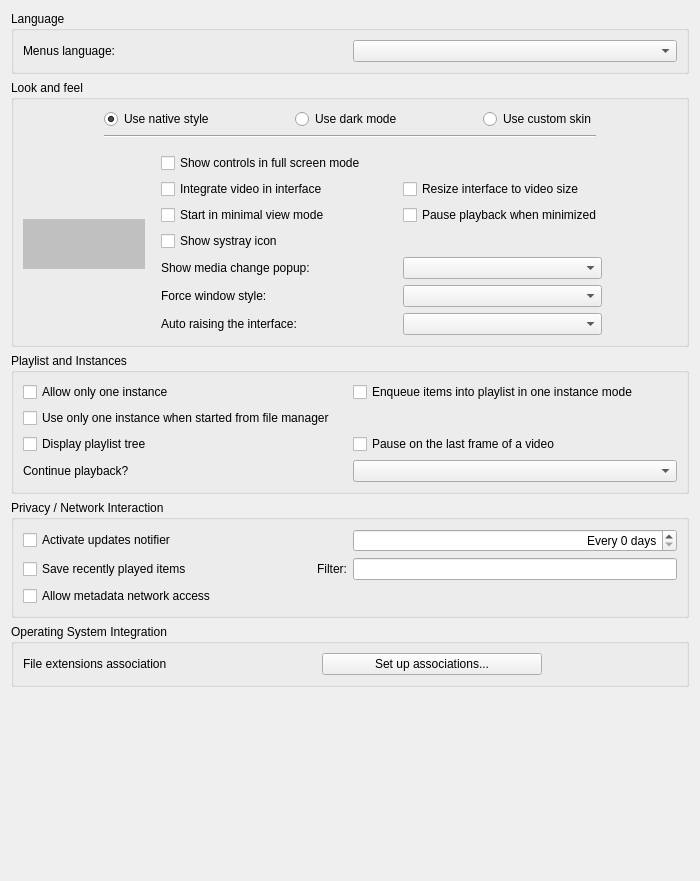
<?xml version="1.0" encoding="UTF-8"?>
<ui version="4.0">
 <author>Jean-Baptiste Kempf</author>
 <class>SPrefsInterface</class>
 <widget class="QWidget" name="SPrefsInterface">
  <property name="geometry">
   <rect>
    <x>0</x>
    <y>0</y>
    <width>700</width>
    <height>881</height>
   </rect>
  </property>
  <property name="sizePolicy">
   <sizepolicy hsizetype="Preferred" vsizetype="Minimum">
    <horstretch>0</horstretch>
    <verstretch>0</verstretch>
   </sizepolicy>
  </property>
  <property name="windowTitle">
   <string>Form</string>
  </property>
  <layout class="QVBoxLayout" name="verticalLayout">
   <item>
    <widget class="QGroupBox" name="langBox">
     <property name="title">
      <string>Language</string>
     </property>
     <layout class="QHBoxLayout" name="horizontalLayout">
      <item>
       <widget class="QLabel" name="label">
        <property name="text">
         <string>Menus language:</string>
        </property>
        <property name="buddy">
         <cstring>langCombo</cstring>
        </property>
       </widget>
      </item>
      <item>
       <widget class="QComboBox" name="langCombo"/>
      </item>
     </layout>
    </widget>
   </item>
   <item>
    <widget class="QGroupBox" name="LooknfeelBox">
     <property name="title">
      <string>Look and feel</string>
     </property>
     <layout class="QGridLayout" name="gridLayout">
      <property name="bottomMargin">
       <number>0</number>
      </property>
      <item row="0" column="8">
       <spacer name="horizontalSpacer">
        <property name="orientation">
         <enum>Qt::Orientation::Horizontal</enum>
        </property>
        <property name="sizeHint" stdset="0">
         <size>
          <width>40</width>
          <height>20</height>
         </size>
        </property>
       </spacer>
      </item>
      <item row="0" column="4">
       <widget class="QRadioButton" name="qtdark">
        <property name="toolTip">
         <string>This is VLC's dark mode, with a native look and feel.</string>
        </property>
        <property name="text">
         <string>Use dark mode</string>
        </property>
       </widget>
      </item>
      <item row="0" column="2">
       <widget class="QRadioButton" name="qt">
        <property name="toolTip">
         <string>This is VLC's default interface, with a native look and feel.</string>
        </property>
        <property name="text">
         <string>Use native style</string>
        </property>
        <property name="checked">
         <bool>true</bool>
        </property>
       </widget>
      </item>
      <item row="0" column="1">
       <spacer name="horizontalSpacer_4">
        <property name="orientation">
         <enum>Qt::Orientation::Horizontal</enum>
        </property>
        <property name="sizeHint" stdset="0">
         <size>
          <width>40</width>
          <height>20</height>
         </size>
        </property>
       </spacer>
      </item>
      <item row="0" column="3">
       <spacer name="horizontalSpacer_2">
        <property name="orientation">
         <enum>Qt::Orientation::Horizontal</enum>
        </property>
        <property name="sizeHint" stdset="0">
         <size>
          <width>40</width>
          <height>20</height>
         </size>
        </property>
       </spacer>
      </item>
      <item row="0" column="6">
       <widget class="QRadioButton" name="skins">
        <property name="text">
         <string>Use custom skin</string>
        </property>
       </widget>
      </item>
      <item row="2" column="0" rowspan="6" colspan="9">
       <widget class="QStackedWidget" name="styleStackedWidget">
        <property name="currentIndex">
         <number>0</number>
        </property>
        <widget class="QWidget" name="nativePage">
         <layout class="QHBoxLayout" name="horizontalLayout_4">
          <property name="leftMargin">
           <number>0</number>
          </property>
          <property name="rightMargin">
           <number>0</number>
          </property>
          <item>
           <widget class="InterfacePreviewWidget" name="mainPreview">
            <property name="sizePolicy">
             <sizepolicy hsizetype="Maximum" vsizetype="Maximum">
              <horstretch>0</horstretch>
              <verstretch>0</verstretch>
             </sizepolicy>
            </property>
            <property name="minimumSize">
             <size>
              <width>122</width>
              <height>50</height>
             </size>
            </property>
            <property name="styleSheet">
             <string notr="true">background-color: rgb(192, 192, 192);</string>
            </property>
            <property name="alignment">
             <set>Qt::AlignmentFlag::AlignHCenter|Qt::AlignmentFlag::AlignTop</set>
            </property>
           </widget>
          </item>
          <item>
           <widget class="QWidget" name="native_zone" native="true">
            <property name="sizePolicy">
             <sizepolicy hsizetype="Preferred" vsizetype="Preferred">
              <horstretch>10</horstretch>
              <verstretch>0</verstretch>
             </sizepolicy>
            </property>
            <layout class="QGridLayout">
             <property name="leftMargin">
              <number>10</number>
             </property>
             <property name="topMargin">
              <number>0</number>
             </property>
             <property name="bottomMargin">
              <number>0</number>
             </property>
             <item row="1" column="2" colspan="2">
              <widget class="QCheckBox" name="resizingBox">
               <property name="text">
                <string>Resize interface to video size</string>
               </property>
              </widget>
             </item>
             <item row="5" column="2" colspan="2">
              <widget class="QComboBox" name="notificationCombo"/>
             </item>
             <item row="9" column="2" colspan="2">
              <widget class="QComboBox" name="stylesCombo"/>
             </item>
             <item row="0" column="0" colspan="5">
              <widget class="QCheckBox" name="fsController">
               <property name="text">
                <string>Show controls in full screen mode</string>
               </property>
              </widget>
             </item>
             <item row="3" column="2" colspan="2">
              <widget class="QCheckBox" name="pauseMinimizedBox">
               <property name="text">
                <string>Pause playback when minimized</string>
               </property>
              </widget>
             </item>
             <item row="5" column="0">
              <widget class="QLabel" name="notificationComboLabel">
               <property name="text">
                <string>Show media change popup:</string>
               </property>
               <property name="buddy">
                <cstring>notificationCombo</cstring>
               </property>
              </widget>
             </item>
             <item row="3" column="0">
              <widget class="QCheckBox" name="minimalviewBox">
               <property name="text">
                <string>Start in minimal view mode</string>
               </property>
              </widget>
             </item>
             <item row="9" column="0">
              <widget class="QLabel" name="stylesLabel">
               <property name="sizePolicy">
                <sizepolicy hsizetype="Maximum" vsizetype="Preferred">
                 <horstretch>0</horstretch>
                 <verstretch>0</verstretch>
                </sizepolicy>
               </property>
               <property name="text">
                <string>Force window style:</string>
               </property>
               <property name="buddy">
                <cstring>stylesCombo</cstring>
               </property>
              </widget>
             </item>
             <item row="1" column="0">
              <widget class="QCheckBox" name="embedVideo">
               <property name="text">
                <string>Integrate video in interface</string>
               </property>
              </widget>
             </item>
             <item row="1" column="1">
              <spacer name="horizontalSpacer_3">
               <property name="orientation">
                <enum>Qt::Orientation::Horizontal</enum>
               </property>
               <property name="sizeHint" stdset="0">
                <size>
                 <width>40</width>
                 <height>20</height>
                </size>
               </property>
              </spacer>
             </item>
             <item row="1" column="4">
              <spacer name="horizontalSpacer_7">
               <property name="orientation">
                <enum>Qt::Orientation::Horizontal</enum>
               </property>
               <property name="sizeHint" stdset="0">
                <size>
                 <width>20</width>
                 <height>20</height>
                </size>
               </property>
              </spacer>
             </item>
             <item row="4" column="0" colspan="2">
              <widget class="QCheckBox" name="systrayBox">
               <property name="text">
                <string>Show systray icon</string>
               </property>
              </widget>
             </item>
             <item row="11" column="0">
              <widget class="QLabel" name="autoRaiseLabel">
               <property name="text">
                <string>Auto raising the interface:</string>
               </property>
               <property name="buddy">
                <cstring>autoRaiseComboBox</cstring>
               </property>
              </widget>
             </item>
             <item row="11" column="2" colspan="2">
              <widget class="QComboBox" name="autoRaiseComboBox"/>
             </item>
            </layout>
           </widget>
          </item>
         </layout>
        </widget>
        <widget class="QWidget" name="skinsPage">
         <layout class="QHBoxLayout" name="horizontalLayout_5">
          <property name="leftMargin">
           <number>0</number>
          </property>
          <property name="rightMargin">
           <number>0</number>
          </property>
          <item>
           <widget class="InterfacePreviewWidget" name="skinsPreview">
            <property name="sizePolicy">
             <sizepolicy hsizetype="Maximum" vsizetype="Maximum">
              <horstretch>0</horstretch>
              <verstretch>0</verstretch>
             </sizepolicy>
            </property>
            <property name="minimumSize">
             <size>
              <width>122</width>
              <height>50</height>
             </size>
            </property>
            <property name="styleSheet">
             <string notr="true">background-color: rgb(192, 192, 192);</string>
            </property>
            <property name="alignment">
             <set>Qt::AlignmentFlag::AlignCenter</set>
            </property>
           </widget>
          </item>
          <item>
           <widget class="QWidget" name="skins_zone" native="true">
            <property name="enabled">
             <bool>true</bool>
            </property>
            <property name="sizePolicy">
             <sizepolicy hsizetype="Preferred" vsizetype="Preferred">
              <horstretch>0</horstretch>
              <verstretch>0</verstretch>
             </sizepolicy>
            </property>
            <layout class="QGridLayout" name="gridLayout_7">
             <property name="leftMargin">
              <number>0</number>
             </property>
             <property name="topMargin">
              <number>0</number>
             </property>
             <property name="rightMargin">
              <number>0</number>
             </property>
             <property name="bottomMargin">
              <number>0</number>
             </property>
             <item row="1" column="1">
              <widget class="QLabel" name="skinFileLabel">
               <property name="text">
                <string>Skin resource file:</string>
               </property>
               <property name="alignment">
                <set>Qt::AlignmentFlag::AlignRight|Qt::AlignmentFlag::AlignTrailing|Qt::AlignmentFlag::AlignVCenter</set>
               </property>
               <property name="buddy">
                <cstring>fileSkin</cstring>
               </property>
              </widget>
             </item>
             <item row="1" column="2">
              <widget class="QLineEdit" name="fileSkin">
               <property name="sizePolicy">
                <sizepolicy hsizetype="MinimumExpanding" vsizetype="Fixed">
                 <horstretch>0</horstretch>
                 <verstretch>0</verstretch>
                </sizepolicy>
               </property>
              </widget>
             </item>
             <item row="1" column="3">
              <widget class="QPushButton" name="skinBrowse">
               <property name="sizePolicy">
                <sizepolicy hsizetype="Maximum" vsizetype="Fixed">
                 <horstretch>0</horstretch>
                 <verstretch>0</verstretch>
                </sizepolicy>
               </property>
               <property name="text">
                <string>Choose...</string>
               </property>
              </widget>
             </item>
             <item row="2" column="1" colspan="3">
              <widget class="QLabel" name="skinsLabel">
               <property name="sizePolicy">
                <sizepolicy hsizetype="Preferred" vsizetype="Preferred">
                 <horstretch>0</horstretch>
                 <verstretch>0</verstretch>
                </sizepolicy>
               </property>
               <property name="frameShape">
                <enum>QFrame::Shape::NoFrame</enum>
               </property>
               <property name="text">
                <string notr="true">-This is the skinsLabel place-</string>
               </property>
               <property name="textFormat">
                <enum>Qt::TextFormat::RichText</enum>
               </property>
               <property name="scaledContents">
                <bool>false</bool>
               </property>
               <property name="alignment">
                <set>Qt::AlignmentFlag::AlignLeading|Qt::AlignmentFlag::AlignLeft|Qt::AlignmentFlag::AlignTop</set>
               </property>
               <property name="wordWrap">
                <bool>true</bool>
               </property>
               <property name="margin">
                <number>5</number>
               </property>
               <property name="openExternalLinks">
                <bool>true</bool>
               </property>
              </widget>
             </item>
            </layout>
           </widget>
          </item>
         </layout>
        </widget>
       </widget>
      </item>
      <item row="1" column="2" colspan="5">
       <widget class="Line" name="line">
        <property name="orientation">
         <enum>Qt::Orientation::Horizontal</enum>
        </property>
       </widget>
      </item>
      <item row="0" column="5">
       <spacer name="horizontalSpacer_5">
        <property name="orientation">
         <enum>Qt::Orientation::Horizontal</enum>
        </property>
        <property name="sizeHint" stdset="0">
         <size>
          <width>40</width>
          <height>20</height>
         </size>
        </property>
       </spacer>
      </item>
     </layout>
    </widget>
   </item>
   <item>
    <widget class="QGroupBox" name="OneInterfaceBox">
     <property name="title">
      <string>Playlist and Instances</string>
     </property>
     <layout class="QGridLayout" name="gridLayout_2">
      <item row="1" column="0" colspan="2">
       <widget class="QCheckBox" name="oneInstanceFromFile">
        <property name="text">
         <string>Use only one instance when started from file manager</string>
        </property>
       </widget>
      </item>
      <item row="2" column="0">
       <widget class="QCheckBox" name="treePlaylist">
        <property name="text">
         <string>Display playlist tree</string>
        </property>
       </widget>
      </item>
      <item row="2" column="1">
       <widget class="QCheckBox" name="playPauseBox">
        <property name="text">
         <string>Pause on the last frame of a video</string>
        </property>
       </widget>
      </item>
      <item row="0" column="1">
       <widget class="QCheckBox" name="EnqueueOneInterfaceMode">
        <property name="text">
         <string>Enqueue items into playlist in one instance mode</string>
        </property>
       </widget>
      </item>
      <item row="4" column="1">
       <widget class="QComboBox" name="continuePlaybackComboBox">
        <property name="enabled">
         <bool>true</bool>
        </property>
       </widget>
      </item>
      <item row="4" column="0">
       <widget class="QLabel" name="continuePlaybackLabel">
        <property name="text">
         <string>Continue playback?</string>
        </property>
        <property name="buddy">
         <cstring>continuePlaybackComboBox</cstring>
        </property>
       </widget>
      </item>
      <item row="0" column="0">
       <widget class="QCheckBox" name="OneInterfaceMode">
        <property name="text">
         <string>Allow only one instance</string>
        </property>
       </widget>
      </item>
     </layout>
    </widget>
   </item>
   <item>
    <widget class="QGroupBox" name="groupBox_2">
     <property name="title">
      <string>Privacy / Network Interaction</string>
     </property>
     <layout class="QGridLayout" name="gridLayout_3">
      <item row="0" column="0">
       <widget class="QCheckBox" name="updatesBox">
        <property name="text">
         <string>Activate updates notifier</string>
        </property>
       </widget>
      </item>
      <item row="0" column="1">
       <widget class="QSpinBox" name="updatesDays">
        <property name="alignment">
         <set>Qt::AlignmentFlag::AlignRight|Qt::AlignmentFlag::AlignTrailing|Qt::AlignmentFlag::AlignVCenter</set>
        </property>
        <property name="suffix">
         <string> days</string>
        </property>
        <property name="prefix">
         <string>Every </string>
        </property>
       </widget>
      </item>
      <item row="1" column="0">
       <layout class="QHBoxLayout" name="horizontalLayout_3">
        <item>
         <widget class="QCheckBox" name="saveRecentlyPlayed">
          <property name="text">
           <string>Save recently played items</string>
          </property>
         </widget>
        </item>
        <item>
         <widget class="QLabel" name="filterLabel">
          <property name="text">
           <string>Filter:</string>
          </property>
          <property name="alignment">
           <set>Qt::AlignmentFlag::AlignRight|Qt::AlignmentFlag::AlignTrailing|Qt::AlignmentFlag::AlignVCenter</set>
          </property>
          <property name="margin">
           <number>5</number>
          </property>
          <property name="buddy">
           <cstring>recentlyPlayedFilters</cstring>
          </property>
         </widget>
        </item>
       </layout>
      </item>
      <item row="1" column="1">
       <widget class="QLineEdit" name="recentlyPlayedFilters">
        <property name="sizePolicy">
         <sizepolicy hsizetype="Preferred" vsizetype="Fixed">
          <horstretch>0</horstretch>
          <verstretch>0</verstretch>
         </sizepolicy>
        </property>
        <property name="toolTip">
         <string>Separate words by | (without space)</string>
        </property>
       </widget>
      </item>
      <item row="2" column="0">
       <widget class="QCheckBox" name="MetadataNetworkAccessMode">
        <property name="text">
         <string>Allow metadata network access</string>
        </property>
       </widget>
      </item>
     </layout>
    </widget>
   </item>
   <item>
    <widget class="QGroupBox" name="osGroupBox">
     <property name="title">
      <string>Operating System Integration</string>
     </property>
     <layout class="QGridLayout" name="gridLayout_4">
      <item row="2" column="0">
       <widget class="QLabel" name="assocLabel">
        <property name="sizePolicy">
         <sizepolicy hsizetype="Maximum" vsizetype="Preferred">
          <horstretch>0</horstretch>
          <verstretch>0</verstretch>
         </sizepolicy>
        </property>
        <property name="text">
         <string>File extensions association</string>
        </property>
        <property name="buddy">
         <cstring>assoButton</cstring>
        </property>
       </widget>
      </item>
      <item row="2" column="1">
       <spacer name="horizontalSpacer_6">
        <property name="orientation">
         <enum>Qt::Orientation::Horizontal</enum>
        </property>
        <property name="sizeHint" stdset="0">
         <size>
          <width>40</width>
          <height>20</height>
         </size>
        </property>
       </spacer>
      </item>
      <item row="2" column="2">
       <widget class="QPushButton" name="assoButton">
        <property name="sizePolicy">
         <sizepolicy hsizetype="Preferred" vsizetype="Fixed">
          <horstretch>0</horstretch>
          <verstretch>0</verstretch>
         </sizepolicy>
        </property>
        <property name="minimumSize">
         <size>
          <width>220</width>
          <height>0</height>
         </size>
        </property>
        <property name="text">
         <string>Set up associations...</string>
        </property>
       </widget>
      </item>
      <item row="2" column="3">
       <spacer name="horizontalSpacer_8">
        <property name="orientation">
         <enum>Qt::Orientation::Horizontal</enum>
        </property>
        <property name="sizeType">
         <enum>QSizePolicy::Policy::Minimum</enum>
        </property>
        <property name="sizeHint" stdset="0">
         <size>
          <width>135</width>
          <height>20</height>
         </size>
        </property>
       </spacer>
      </item>
     </layout>
    </widget>
   </item>
   <item>
    <spacer name="verticalSpacer">
     <property name="orientation">
      <enum>Qt::Orientation::Vertical</enum>
     </property>
     <property name="sizeHint" stdset="0">
      <size>
       <width>20</width>
       <height>0</height>
      </size>
     </property>
    </spacer>
   </item>
  </layout>
 </widget>
 <customwidgets>
  <customwidget>
   <class>InterfacePreviewWidget</class>
   <extends>QLabel</extends>
   <header>components/preferences_widgets.hpp</header>
  </customwidget>
 </customwidgets>
 <tabstops>
  <tabstop>langCombo</tabstop>
  <tabstop>qt</tabstop>
  <tabstop>skins</tabstop>
  <tabstop>fsController</tabstop>
  <tabstop>embedVideo</tabstop>
  <tabstop>resizingBox</tabstop>
  <tabstop>minimalviewBox</tabstop>
  <tabstop>pauseMinimizedBox</tabstop>
  <tabstop>systrayBox</tabstop>
  <tabstop>notificationCombo</tabstop>
  <tabstop>stylesCombo</tabstop>
  <tabstop>autoRaiseComboBox</tabstop>
  <tabstop>fileSkin</tabstop>
  <tabstop>skinBrowse</tabstop>
  <tabstop>OneInterfaceMode</tabstop>
  <tabstop>EnqueueOneInterfaceMode</tabstop>
  <tabstop>oneInstanceFromFile</tabstop>
  <tabstop>treePlaylist</tabstop>
  <tabstop>playPauseBox</tabstop>
  <tabstop>continuePlaybackComboBox</tabstop>
  <tabstop>updatesBox</tabstop>
  <tabstop>updatesDays</tabstop>
  <tabstop>saveRecentlyPlayed</tabstop>
  <tabstop>recentlyPlayedFilters</tabstop>
  <tabstop>MetadataNetworkAccessMode</tabstop>
  <tabstop>assoButton</tabstop>
 </tabstops>
 <resources/>
 <connections/>
</ui>
